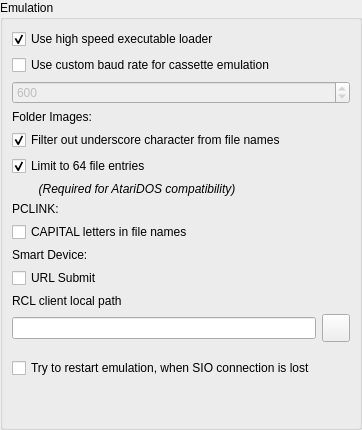
   <widget class="QWidget" name="page_emulation">
    <layout class="QVBoxLayout" name="verticalLayout_10">
     <property name="spacing">
      <number>0</number>
     </property>
     <property name="leftMargin">
      <number>0</number>
     </property>
     <property name="topMargin">
      <number>0</number>
     </property>
     <property name="rightMargin">
      <number>0</number>
     </property>
     <property name="bottomMargin">
      <number>0</number>
     </property>
     <item>
      <widget class="QGroupBox" name="emulationGroup">
       <property name="sizePolicy">
        <sizepolicy hsizetype="Preferred" vsizetype="Preferred">
         <horstretch>0</horstretch>
         <verstretch>0</verstretch>
        </sizepolicy>
       </property>
       <property name="minimumSize">
        <size>
         <width>300</width>
         <height>0</height>
        </size>
       </property>
       <property name="title">
        <string>Emulation</string>
       </property>
       <layout class="QGridLayout" name="gridLayout_3">
        <item row="10" column="0">
         <widget class="QCheckBox" name="URLSubmit">
          <property name="text">
           <string>URL Submit</string>
          </property>
         </widget>
        </item>
        <item row="15" column="0">
         <widget class="QCheckBox" name="sioAutoReconnect">
          <property name="minimumSize">
           <size>
            <width>300</width>
            <height>0</height>
           </size>
          </property>
          <property name="maximumSize">
           <size>
            <width>16777215</width>
            <height>16777215</height>
           </size>
          </property>
          <property name="text">
           <string>Try to restart emulation, when SIO connection is lost</string>
          </property>
          <property name="checked">
           <bool>false</bool>
          </property>
         </widget>
        </item>
        <item row="14" column="0">
         <spacer name="verticalSpacer_10">
          <property name="orientation">
           <enum>Qt::Vertical</enum>
          </property>
          <property name="sizeType">
           <enum>QSizePolicy::Fixed</enum>
          </property>
          <property name="sizeHint" stdset="0">
           <size>
            <width>20</width>
            <height>10</height>
           </size>
          </property>
         </spacer>
        </item>
        <item row="16" column="0">
         <spacer name="emulationSpacer2">
          <property name="orientation">
           <enum>Qt::Vertical</enum>
          </property>
          <property name="sizeHint" stdset="0">
           <size>
            <width>20</width>
            <height>40</height>
           </size>
          </property>
         </spacer>
        </item>
        <item row="13" column="1">
         <widget class="QToolButton" name="buttonRclFolder">
          <property name="enabled">
           <bool>true</bool>
          </property>
          <property name="minimumSize">
           <size>
            <width>28</width>
            <height>28</height>
           </size>
          </property>
          <property name="maximumSize">
           <size>
            <width>28</width>
            <height>28</height>
           </size>
          </property>
          <property name="icon">
           <iconset resource="../resources/icons.qrc">
            <normaloff>:/icons/silk-icons/icons/drive.png</normaloff>:/icons/silk-icons/icons/drive.png</iconset>
          </property>
         </widget>
        </item>
        <item row="12" column="0">
         <widget class="QLabel" name="atariSioDriverNameLabel_2">
          <property name="sizePolicy">
           <sizepolicy hsizetype="Expanding" vsizetype="Fixed">
            <horstretch>0</horstretch>
            <verstretch>0</verstretch>
           </sizepolicy>
          </property>
          <property name="text">
           <string>RCL client local path</string>
          </property>
         </widget>
        </item>
        <item row="7" column="0">
         <widget class="QLabel" name="label_3">
          <property name="text">
           <string>PCLINK:</string>
          </property>
         </widget>
        </item>
        <item row="0" column="0" colspan="2">
         <widget class="QCheckBox" name="emulationHighSpeedExeLoaderBox">
          <property name="minimumSize">
           <size>
            <width>300</width>
            <height>0</height>
           </size>
          </property>
          <property name="text">
           <string>Use high speed executable loader</string>
          </property>
          <property name="checked">
           <bool>true</bool>
          </property>
         </widget>
        </item>
        <item row="8" column="0">
         <widget class="QCheckBox" name="capitalLettersPCLINK">
          <property name="text">
           <string>CAPITAL letters in file names</string>
          </property>
         </widget>
        </item>
        <item row="13" column="0">
         <widget class="QLineEdit" name="RclNameEdit">
          <property name="text">
           <string/>
          </property>
          <property name="readOnly">
           <bool>true</bool>
          </property>
         </widget>
        </item>
        <item row="6" column="0" colspan="2">
         <widget class="QLabel" name="label_2">
          <property name="minimumSize">
           <size>
            <width>300</width>
            <height>0</height>
           </size>
          </property>
          <property name="font">
           <font>
            <italic>true</italic>
           </font>
          </property>
          <property name="text">
           <string>        (Required for AtariDOS compatibility)</string>
          </property>
         </widget>
        </item>
        <item row="4" column="0" colspan="2">
         <widget class="QCheckBox" name="filterUscore">
          <property name="minimumSize">
           <size>
            <width>300</width>
            <height>0</height>
           </size>
          </property>
          <property name="maximumSize">
           <size>
            <width>16777215</width>
            <height>16777215</height>
           </size>
          </property>
          <property name="text">
           <string>Filter out underscore character from file names</string>
          </property>
          <property name="checked">
           <bool>true</bool>
          </property>
         </widget>
        </item>
        <item row="2" column="0" colspan="2">
         <widget class="QSpinBox" name="emulationCustomCasBaudSpin">
          <property name="enabled">
           <bool>false</bool>
          </property>
          <property name="minimumSize">
           <size>
            <width>230</width>
            <height>0</height>
           </size>
          </property>
          <property name="minimum">
           <number>425</number>
          </property>
          <property name="maximum">
           <number>875</number>
          </property>
          <property name="value">
           <number>600</number>
          </property>
         </widget>
        </item>
        <item row="9" column="0">
         <widget class="QLabel" name="label_4">
          <property name="text">
           <string>Smart Device:</string>
          </property>
         </widget>
        </item>
        <item row="1" column="0" colspan="2">
         <widget class="QCheckBox" name="emulationUseCustomCasBaudBox">
          <property name="sizePolicy">
           <sizepolicy hsizetype="Minimum" vsizetype="Fixed">
            <horstretch>0</horstretch>
            <verstretch>0</verstretch>
           </sizepolicy>
          </property>
          <property name="minimumSize">
           <size>
            <width>300</width>
            <height>0</height>
           </size>
          </property>
          <property name="text">
           <string>Use custom baud rate for cassette emulation</string>
          </property>
         </widget>
        </item>
        <item row="3" column="0">
         <widget class="QLabel" name="label">
          <property name="minimumSize">
           <size>
            <width>0</width>
            <height>0</height>
           </size>
          </property>
          <property name="font">
           <font>
            <italic>false</italic>
           </font>
          </property>
          <property name="text">
           <string>Folder Images:</string>
          </property>
         </widget>
        </item>
        <item row="5" column="0">
         <widget class="QCheckBox" name="limitFileEntries">
          <property name="minimumSize">
           <size>
            <width>300</width>
            <height>0</height>
           </size>
          </property>
          <property name="maximumSize">
           <size>
            <width>16777215</width>
            <height>16777215</height>
           </size>
          </property>
          <property name="text">
           <string>Limit to 64 file entries</string>
          </property>
          <property name="checked">
           <bool>true</bool>
          </property>
         </widget>
        </item>
       </layout>
      </widget>
     </item>
    </layout>
   </widget>
